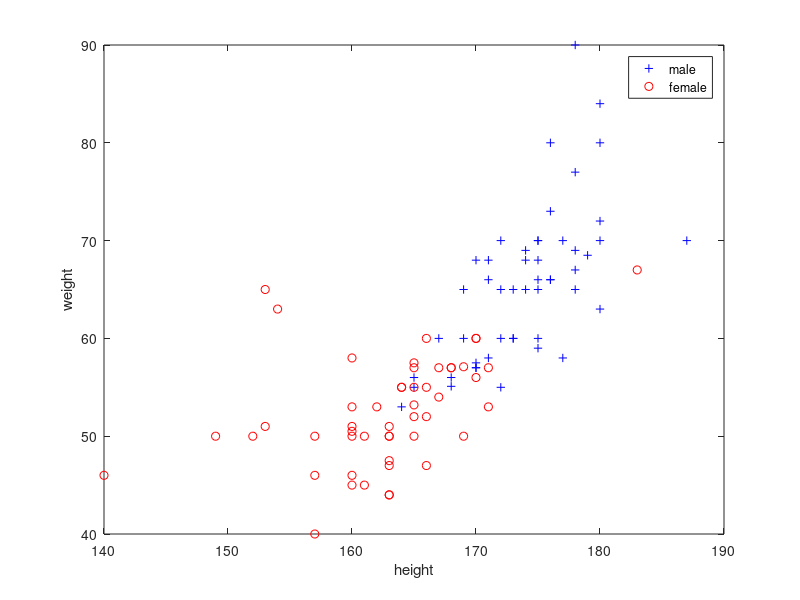

Recreate this plot in MATLAB.
clear all;

[fid1,message1]=fopen ('male.TXT','r');
[fid2,message2]=fopen('female.TXT','r');
if fid1>0 && fid2>0
    male=fscanf(fid1,'%g',[2,50])';
    female=fscanf(fid2,'%g',[2,50])';

else
    disp(message1);
    disp(message2);
    return;
end

plot(male(:,1),male(:,2),'+b',female(:,1),female(:,2),'or');
legend('male','female');
xlabel('height');
ylabel('weight');